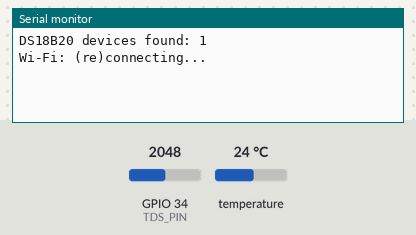
Bench run of a sketch on a simulated ESP32. On the bench: the last lines printed to the serial monitor. Inputs (shaded band) come from the test bench; at power-on: temperature 24 °C, GPIO 34 (TDS_PIN) = 2048 (analog values on the 0–4095 scale). WiFi joins after 1.5 s; servers stay silent unless stated; uploads are accepted with an empty reply; not simulated (calls return 0 or success): secrets.h.

Above: at 10.8 s.
10.9 s: temperature set to 12 °C
At 12.0 s:
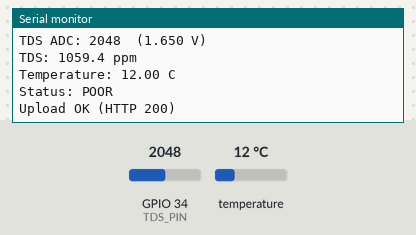
12.5 s: GPIO 34 (TDS_PIN) set to 2866
At 21.23 s:
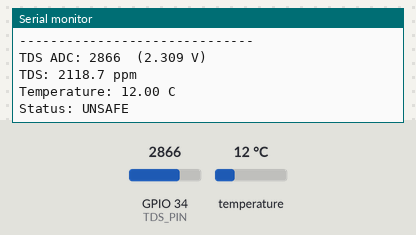
22.5 s: temperature set to 33 °C
At 31.24 s:
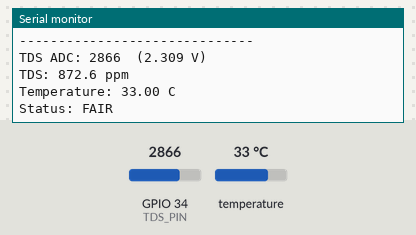
32.5 s: GPIO 34 (TDS_PIN) set to 2047
At 41.24 s:
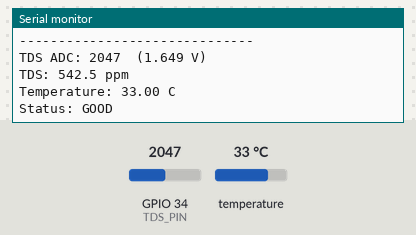
42.5 s: GPIO 34 (TDS_PIN) set to 1160
At 51.24 s:
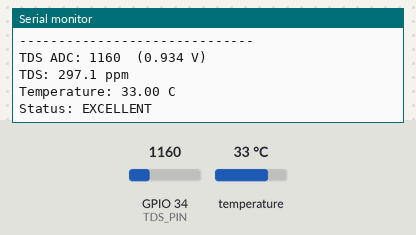
52.5 s: GPIO 34 (TDS_PIN) set to 0
At 61.25 s:
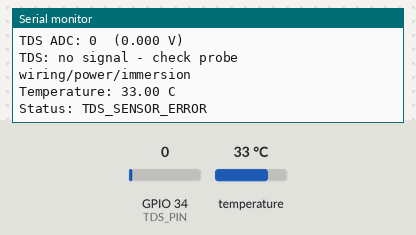
Timing chart, 0 to 62.8 s (numbered marks = the images above; inputs shaded):
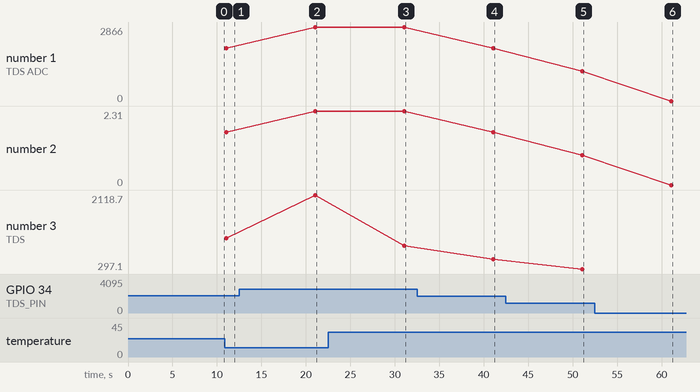

Measured:
- after the input at 10.9 s, the serial monitor: prints a new line after 0.17 s (image 1)
- after the input at 12.5 s, the serial monitor: prints a new line after 8.6 s (image 2)
- after the input at 22.5 s, the serial monitor: prints a new line after 8.6 s (image 3)
- after the input at 32.5 s, the serial monitor: prints a new line after 8.6 s (image 4)
- after the input at 42.5 s, the serial monitor: prints a new line after 8.6 s (image 5)
- after the input at 52.5 s, the serial monitor: prints a new line after 8.6 s (image 6)
- plotted number 1: 2048 → 2866 after the input at 12.5 s, 2866 → 2047 after the input at 32.5 s, 2047 → 1160 after the input at 42.5 s, 1160 → 0 after the input at 52.5 s
- plotted number 2: 1.65 → 2.31 after the input at 12.5 s, 2.31 → 1.65 after the input at 32.5 s, 1.65 → 0.93 after the input at 42.5 s, 0.93 → 0 after the input at 52.5 s

The sketch:

water_monitor.ino
```cpp
// ESP32 water quality node: TDS (analog) + DS18B20 temperature -> Supabase.
//
// Wiring
//   TDS module  : VCC -> 3V3, GND -> GND, A (signal) -> GPIO34
//   DS18B20     : VDD -> 3V3, GND -> GND, DQ -> GPIO4 with a 4.7k pull-up to 3V3
//
// Libraries: OneWire, DallasTemperature (Library Manager).

#include <WiFi.h>
#include <WiFiClientSecure.h>
#include <HTTPClient.h>
#include <OneWire.h>
#include <DallasTemperature.h>
#include "secrets.h"

#define TDS_PIN      34   // ADC1 pin; ADC2 pins don't work while Wi-Fi is on
#define DS18B20_PIN  4

// Calibration factor: dip the probe in a known solution (e.g. 342 ppm NaCl)
// and set TDS_K = known_ppm / measured_ppm_with_K_1.
const float TDS_K = 1.0;

// Below this the probe is almost certainly dry, unpowered or disconnected.
const int ADC_FLOOR = 5;

const unsigned long UPLOAD_INTERVAL_MS = 10000;
const unsigned long WIFI_RETRY_MS = 15000;

OneWire oneWire(DS18B20_PIN);
DallasTemperature sensors(&oneWire);

unsigned long lastUpload = 0;
unsigned long lastWifiAttempt = 0;

struct Reading {
  int adc;
  float voltage;       // volts at the pin
  float temperature;   // deg C
  bool tempValid;
  bool tdsValid;
  float tdsPpm;
  const char* status;
};

// Median of 30 samples rejects the ESP32 ADC's spikes better than a mean.
int readAdcMedian(int pin, int samples, int* millivolts) {
  int raw[30];
  int mv[30];
  for (int i = 0; i < samples; i++) {
    raw[i] = analogRead(pin);
    mv[i] = analogReadMilliVolts(pin);  // uses the chip's eFuse calibration
    delay(10);
  }
  for (int i = 1; i < samples; i++) {
    for (int j = i; j > 0 && raw[j - 1] > raw[j]; j--) {
      int t = raw[j]; raw[j] = raw[j - 1]; raw[j - 1] = t;
    }
    for (int j = i; j > 0 && mv[j - 1] > mv[j]; j--) {
      int t = mv[j]; mv[j] = mv[j - 1]; mv[j - 1] = t;
    }
  }
  *millivolts = mv[samples / 2];
  return raw[samples / 2];
}

// DFRobot Gravity TDS conversion with temperature compensation to 25 C.
float voltageToPpm(float voltage, float temperature) {
  float comp = 1.0 + 0.02 * (temperature - 25.0);
  float v = voltage / comp;
  float ppm = (133.42 * v * v * v - 255.86 * v * v + 857.39 * v) * 0.5;
  return ppm * TDS_K;
}

const char* classify(const Reading& r) {
  if (!r.tempValid) return "TEMP_ERROR";
  if (!r.tdsValid)  return "TDS_SENSOR_ERROR";
  if (r.tdsPpm < 300)  return "EXCELLENT";
  if (r.tdsPpm < 600)  return "GOOD";
  if (r.tdsPpm < 900)  return "FAIR";
  if (r.tdsPpm < 1200) return "POOR";
  return "UNSAFE";
}

Reading takeReading() {
  Reading r;
  int mv = 0;
  r.adc = readAdcMedian(TDS_PIN, 30, &mv);
  if (mv > 0) {
    r.voltage = mv / 1000.0;
  } else {
    r.voltage = (r.adc / 4095.0) * 3.3;
  }

  sensors.requestTemperatures();
  r.temperature = sensors.getTempCByIndex(0);
  r.tempValid = r.temperature != DEVICE_DISCONNECTED_C &&
                r.temperature > -55.0 && r.temperature < 125.0;

  r.tdsValid = r.adc > ADC_FLOOR;
  float t = r.tempValid ? r.temperature : 25.0;
  r.tdsPpm = r.tdsValid ? voltageToPpm(r.voltage, t) : 0;
  r.status = classify(r);
  return r;
}

void ensureWifi() {
  if (WiFi.status() == WL_CONNECTED) return;
  if (millis() - lastWifiAttempt < WIFI_RETRY_MS && lastWifiAttempt != 0) return;
  lastWifiAttempt = millis();
  Serial.println("Wi-Fi: (re)connecting...");
  WiFi.disconnect();
  WiFi.begin(WIFI_SSID, WIFI_PASSWORD);
}

void sendToSupabase(const Reading& r) {
  if (WiFi.status() != WL_CONNECTED) {
    Serial.println("Wi-Fi down; upload skipped");
    return;
  }

  WiFiClientSecure client;
  client.setInsecure();  // Prototype only: pin the Supabase root CA for production.

  HTTPClient http;
  String endpoint = String(SUPABASE_URL) + "/rest/v1/water_quality_data";
  if (!http.begin(client, endpoint)) {
    Serial.println("HTTPS setup failed");
    return;
  }

  http.setTimeout(15000);
  http.addHeader("Content-Type", "application/json");
  http.addHeader("apikey", SUPABASE_KEY);
  http.addHeader("Prefer", "return=minimal");

  String p = "{";
  p += "\"device_id\":\"" DEVICE_ID "\",";
  p += "\"tds_adc\":" + String(r.adc) + ",";
  p += "\"tds_voltage\":" + String(r.voltage, 3) + ",";
  p += "\"tds_ppm\":" + (r.tdsValid ? String(r.tdsPpm, 1) : String("null")) + ",";
  p += "\"temperature\":" + (r.tempValid ? String(r.temperature, 2) : String("null")) + ",";
  p += "\"water_status\":\"" + String(r.status) + "\",";
  p += "\"rssi\":" + String(WiFi.RSSI());
  p += "}";

  int code = http.POST(p);
  if (code >= 200 && code < 300) {
    Serial.printf("Upload OK (HTTP %d)\n", code);
  } else {
    Serial.printf("Upload failed (HTTP %d): ", code);
    Serial.println(code > 0 ? http.getString() : http.errorToString(code));
  }
  http.end();
}

void setup() {
  Serial.begin(115200);
  analogReadResolution(12);
  analogSetPinAttenuation(TDS_PIN, ADC_11db);
  sensors.begin();
  Serial.printf("DS18B20 devices found: %d\n", sensors.getDeviceCount());

  WiFi.mode(WIFI_STA);
  ensureWifi();
}

void loop() {
  ensureWifi();

  if (millis() - lastUpload < UPLOAD_INTERVAL_MS) {
    delay(50);
    return;
  }
  lastUpload = millis();

  Reading r = takeReading();
  Serial.println("------------------------------");
  Serial.printf("TDS ADC: %d  (%.3f V)\n", r.adc, r.voltage);
  if (r.tdsValid) Serial.printf("TDS: %.1f ppm\n", r.tdsPpm);
  else            Serial.println("TDS: no signal - check probe wiring/power/immersion");
  if (r.tempValid) Serial.printf("Temperature: %.2f C\n", r.temperature);
  else             Serial.println("DS18B20 error - check 4.7k pull-up");
  Serial.printf("Status: %s\n", r.status);

  sendToSupabase(r);
}
```
